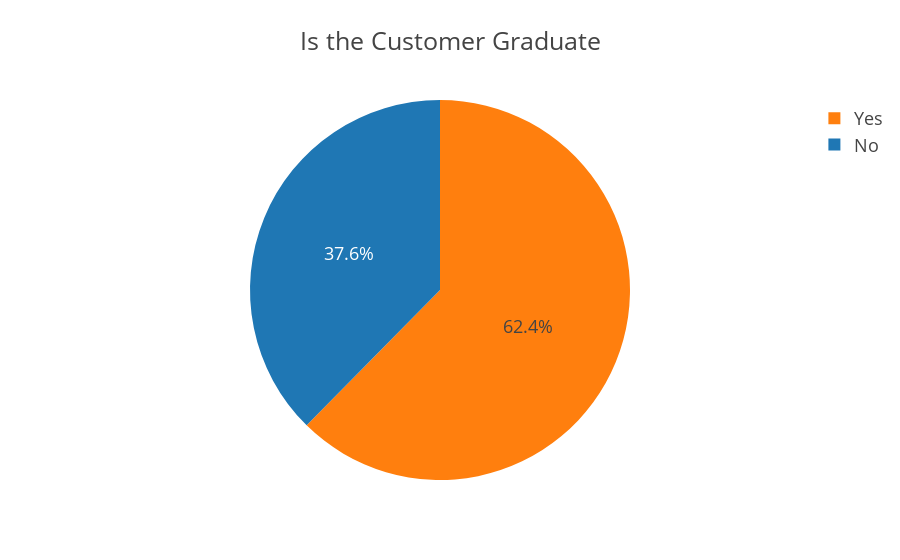

The code cell stored with this chart in its notebook:
### Code cell
px.pie(data_frame= grad,values="count", names="Graduated", color="Graduated", title= " Is the Customer Graduate ", template="presentation")

### Figure 1 — Plotly figure (JSON) as saved in the notebook; plotly's stock layout.template omitted (floating-point values rounded to 4 significant figures)
{"data": [{"customdata": [["No"], ["Yes"]], "domain": {"x": [0, 1], "y": [0, 1]}, "hovertemplate": "Graduated=%{customdata[0]}<br>count=%{value}<extra></extra>", "labels": ["No", "Yes"], "legendgroup": "", "marker": {"colors": ["#1F77B4", "#FF7F0E"]}, "name": "", "showlegend": true, "type": "pie", "values": [4023, 6672]}], "layout": {"legend": {"tracegroupgap": 0}, "title": {"text": " Is the Customer Graduate "}}}
